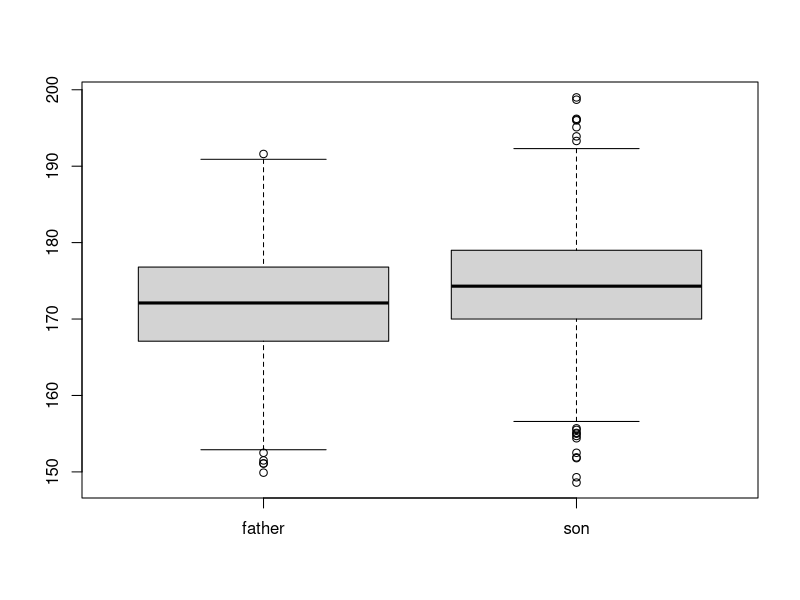
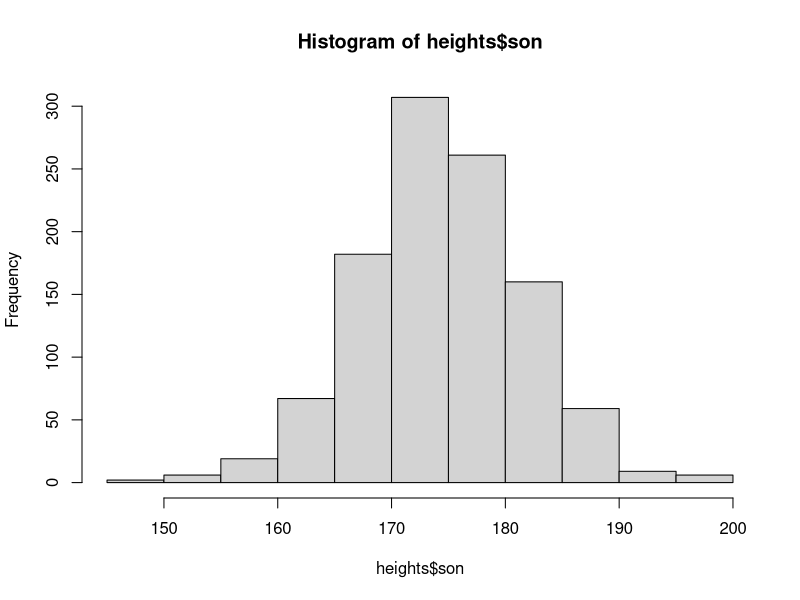
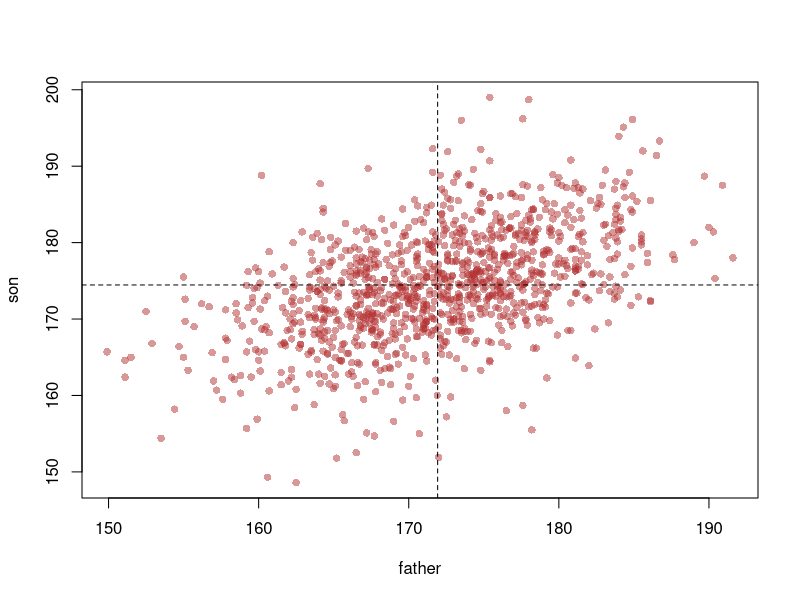

These figures' R source, in order:
#-----------------------------------#
#   이토록 쉬운 통계 & R            #
#     R 실습 스크립트               #
#     홈페이지 : dataartproject.xyz #
#-----------------------------------# 


  # 명령어 실행
  #   Windows : Ctrl + Enter
  #   Mac     : Command + Enter

  # "#"이 붙어 있는 줄은 주석(Comment)처리되어 실행되지 않습니다.
  
  # Alt + Shift + J 로 원하는 부분으로 이동 가능합니다.



######## 95% R로 분석 다시 보기 



##3 아빠키-아들키 데이터 분석----

  # 데이터 불러오기
  heights = read.csv('data/heights.csv')

  head(heights)
  nrow(heights)

  
  # 변수별 요약
  summary(heights)
  
  
  
  # 나란한 상자 그림
  boxplot(heights)
  
  
  
  # 아들키 히스토그램
  hist(heights$son)

  

##3.1 산점도와 상관계수 ----
  
  # 산점도 그리기
  plot(heights, pch=16, col=rgb(0.7, 0.2, 0.2, 0.5))
    
    ## heigths의 첫번째 변수(father, 아빠키)를 x축, 
    ##           두번째 변수(son, 아들키)를 y축 좌표로 활용하여 점 찍음
  
    ## 옵션 pch=16 : 각 번호마다 점 모양이 다름
    ?points  # 참고
  
    ## 옵션 col=   : 점 색깔을 지정
  
    ## 함수 rgb(R, G, B, A) : 빨강, 초록, 파랑의 비율을 0~1사이값으로 넣어 색상지정
    ##                        알파(A)값을 지정하여 투명한 색깔 지정가능(0.5 -> 점 두개가 겹쳐야 온전한 색)
  
  
  
  # 평균 기준 보조선 추가 
  abline( v= mean(heights$father), lty=2 )
    ## 아빠키 평균에서 수직선("v"ertical) 추가
  
  abline( h= mean(heights$son), lty=2 )
    ## 아들키 평균에서 수평선("h"orizontal) 추가
  
    ## 옵션 lty=2 : 선 모양(line type) 변경(1:실선, 2:점선, ...)

  
  
  
  # 상관계수 계산
  cor(heights)


  
  # lm( ) 함수를 활용한 선형 회귀모형의 적합
  lm_heights = lm(son ~ father, data=heights)

  
  summary(lm_heights)
    ## son = 86.10257 + 0.51391*father
    ## 결정계수(Multiple R-squared) : 0.2511
  
  


# End of script